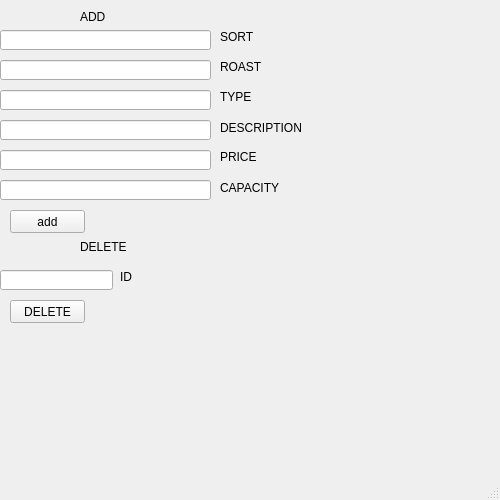
<?xml version="1.0" encoding="UTF-8"?>
<ui version="4.0">
 <class>MainWindow</class>
 <widget class="QMainWindow" name="MainWindow">
  <property name="geometry">
   <rect>
    <x>0</x>
    <y>0</y>
    <width>500</width>
    <height>500</height>
   </rect>
  </property>
  <property name="windowTitle">
   <string>MainWindow</string>
  </property>
  <widget class="QWidget" name="centralwidget">
   <widget class="QLabel" name="label">
    <property name="geometry">
     <rect>
      <x>80</x>
      <y>10</y>
      <width>47</width>
      <height>13</height>
     </rect>
    </property>
    <property name="text">
     <string>ADD</string>
    </property>
   </widget>
   <widget class="QLineEdit" name="lineEdit">
    <property name="geometry">
     <rect>
      <x>0</x>
      <y>30</y>
      <width>211</width>
      <height>20</height>
     </rect>
    </property>
   </widget>
   <widget class="QLineEdit" name="lineEdit_2">
    <property name="geometry">
     <rect>
      <x>0</x>
      <y>60</y>
      <width>211</width>
      <height>20</height>
     </rect>
    </property>
   </widget>
   <widget class="QLineEdit" name="lineEdit_3">
    <property name="geometry">
     <rect>
      <x>0</x>
      <y>90</y>
      <width>211</width>
      <height>20</height>
     </rect>
    </property>
   </widget>
   <widget class="QLineEdit" name="lineEdit_4">
    <property name="geometry">
     <rect>
      <x>0</x>
      <y>120</y>
      <width>211</width>
      <height>20</height>
     </rect>
    </property>
   </widget>
   <widget class="QLineEdit" name="lineEdit_5">
    <property name="geometry">
     <rect>
      <x>0</x>
      <y>150</y>
      <width>211</width>
      <height>20</height>
     </rect>
    </property>
   </widget>
   <widget class="QLineEdit" name="lineEdit_6">
    <property name="geometry">
     <rect>
      <x>0</x>
      <y>180</y>
      <width>211</width>
      <height>20</height>
     </rect>
    </property>
   </widget>
   <widget class="QPushButton" name="pushButton">
    <property name="geometry">
     <rect>
      <x>10</x>
      <y>210</y>
      <width>75</width>
      <height>23</height>
     </rect>
    </property>
    <property name="text">
     <string>add</string>
    </property>
   </widget>
   <widget class="QLabel" name="label_2">
    <property name="geometry">
     <rect>
      <x>80</x>
      <y>240</y>
      <width>47</width>
      <height>13</height>
     </rect>
    </property>
    <property name="text">
     <string>DELETE</string>
    </property>
   </widget>
   <widget class="QLineEdit" name="lineEdit_7">
    <property name="geometry">
     <rect>
      <x>0</x>
      <y>270</y>
      <width>113</width>
      <height>20</height>
     </rect>
    </property>
   </widget>
   <widget class="QLabel" name="label_3">
    <property name="geometry">
     <rect>
      <x>220</x>
      <y>30</y>
      <width>47</width>
      <height>13</height>
     </rect>
    </property>
    <property name="text">
     <string>SORT</string>
    </property>
   </widget>
   <widget class="QLabel" name="label_4">
    <property name="geometry">
     <rect>
      <x>220</x>
      <y>60</y>
      <width>47</width>
      <height>13</height>
     </rect>
    </property>
    <property name="text">
     <string>ROAST</string>
    </property>
   </widget>
   <widget class="QLabel" name="label_5">
    <property name="geometry">
     <rect>
      <x>220</x>
      <y>90</y>
      <width>47</width>
      <height>13</height>
     </rect>
    </property>
    <property name="text">
     <string>TYPE</string>
    </property>
   </widget>
   <widget class="QLabel" name="label_6">
    <property name="geometry">
     <rect>
      <x>220</x>
      <y>120</y>
      <width>81</width>
      <height>16</height>
     </rect>
    </property>
    <property name="text">
     <string>DESCRIPTION</string>
    </property>
   </widget>
   <widget class="QLabel" name="label_7">
    <property name="geometry">
     <rect>
      <x>220</x>
      <y>150</y>
      <width>47</width>
      <height>13</height>
     </rect>
    </property>
    <property name="text">
     <string>PRICE</string>
    </property>
   </widget>
   <widget class="QLabel" name="label_8">
    <property name="geometry">
     <rect>
      <x>220</x>
      <y>180</y>
      <width>71</width>
      <height>16</height>
     </rect>
    </property>
    <property name="text">
     <string>CAPACITY</string>
    </property>
   </widget>
   <widget class="QLabel" name="label_9">
    <property name="geometry">
     <rect>
      <x>120</x>
      <y>270</y>
      <width>47</width>
      <height>13</height>
     </rect>
    </property>
    <property name="text">
     <string>ID</string>
    </property>
   </widget>
   <widget class="QPushButton" name="pushButton_2">
    <property name="geometry">
     <rect>
      <x>10</x>
      <y>300</y>
      <width>75</width>
      <height>23</height>
     </rect>
    </property>
    <property name="text">
     <string>DELETE</string>
    </property>
   </widget>
  </widget>
  <widget class="QMenuBar" name="menubar">
   <property name="geometry">
    <rect>
     <x>0</x>
     <y>0</y>
     <width>500</width>
     <height>26</height>
    </rect>
   </property>
  </widget>
  <widget class="QStatusBar" name="statusbar"/>
 </widget>
 <resources/>
 <connections/>
</ui>
